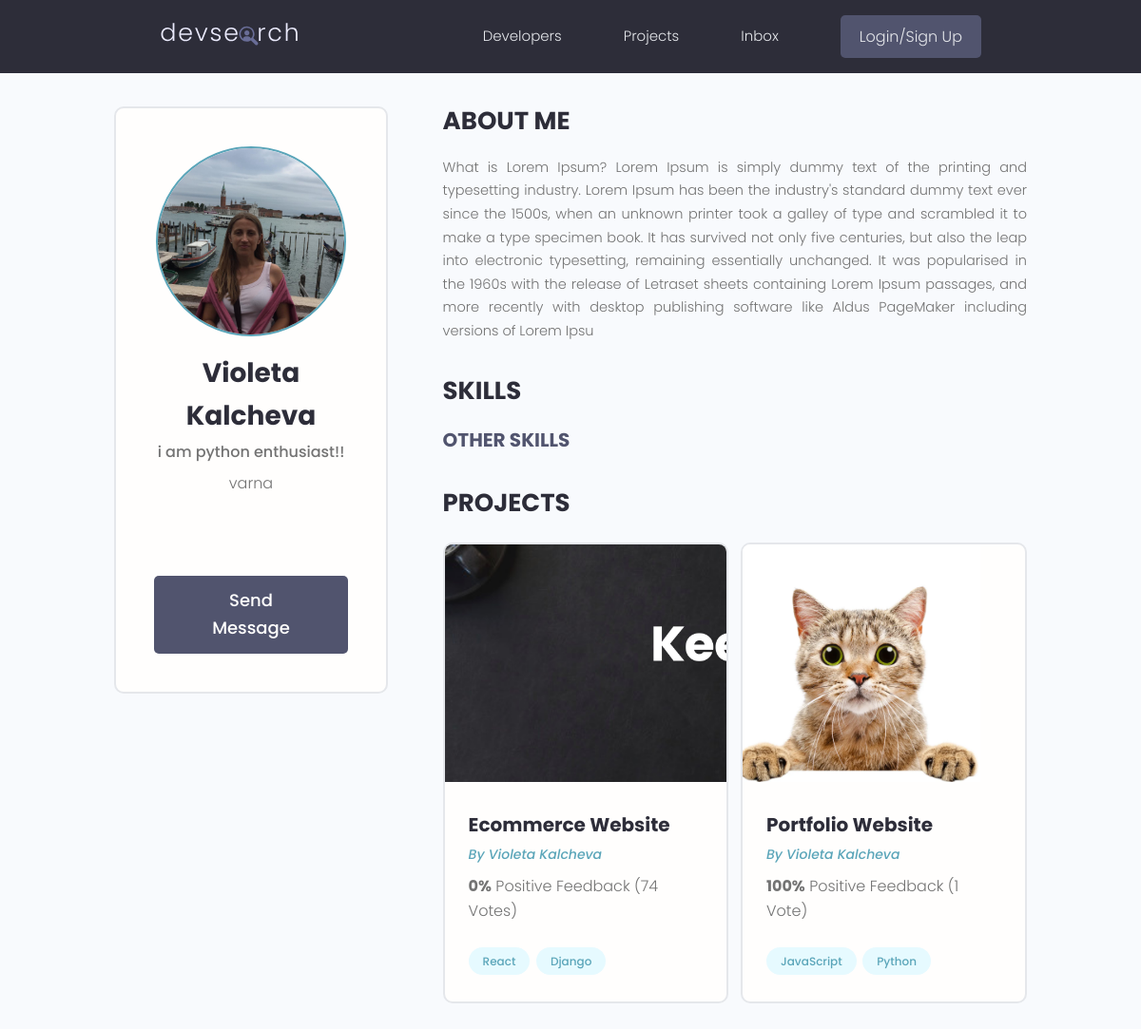
The app's page /users/profile/32804547-6868-4422-9954-4cf25e5f5c84 with its own data.
### users/models.py (models this page shows, shortened)
class Profile(models.Model):
    user = models.OneToOneField(User, on_delete=models.CASCADE)
    name = models.CharField(max_length=200,null=True, blank=True)
    username = models.CharField(max_length=200,null=True, blank=True)
    location = models.CharField(max_length=200, null=True, blank=True)
    short_intro = models.CharField(max_length=200, blank=True, null=True)
    bio = models.TextField(blank=True, null=True)
    profile_image = models.ImageField(null=True, blank=True, upload_to='profiles/', default='profiles/default.jpg')
    email = models.EmailField(max_length=500, null=True, blank=True)
    social_github = models.CharField(max_length=200, blank=True, null=True)
    social_twitter = models.CharField(max_length=200, blank=True, null=True)
    social_linkedin = models.CharField(max_length=200, blank=True, null=True)
    social_youtube = models.CharField(max_length=200, blank=True, null=True)
    social_website = models.CharField(max_length=200, blank=True, null=True)
    created = models.DateTimeField(auto_now_add=True)
    id = models.UUIDField(default=uuid.uuid4, unique=True, primary_key=True, editable=False)

### projects/models.py (models this page shows, shortened)
class Project(models.Model):
    owner = models.ForeignKey(Profile, null=True, blank=True, on_delete=models.CASCADE)
    title = models.CharField(max_length=200)
    description = models.TextField(null=True, blank=True)
    featured_image = models.ImageField(null=True, blank=True, default='blank.png')
    demo_link = models.CharField(max_length=2000, null=True, blank=True)
    source_link = models.CharField(max_length=2000, null=True, blank=True)
    tags = models.ManyToManyField('Tag', blank=True)
    vote_total = models.IntegerField(default=0, null=True, blank=True)
    vote_ratio = models.IntegerField(default=0, null=True, blank=True)
    created = models.DateTimeField(auto_now_add=True)
    id = models.UUIDField(default=uuid.uuid4, unique=True, primary_key=True, editable=False)

class Tag(models.Model):
    name = models.CharField(max_length=200)
    created = models.DateTimeField(auto_now_add=True)
    id = models.UUIDField(default=uuid.uuid4, unique=True, primary_key=True, editable=False)
    def __str__(self):
        return self.name

### users/views.py (the view)
# urls.py: path("profile/<str:pk>", views.user_profile, name="user-profile"),
def user_profile(request, pk):
    profile = Profile.objects.get(id=pk)
    top_skills = profile.skill_set.exclude(description__exact="")
    other_skills = profile.skill_set.filter(description="")
    context = {
        'profile': profile,
        'top_skills': top_skills,
        'other_skills': other_skills
    }
    return render(request, 'users/user_profile.html', context)

### users/templates/users/user_profile.html (shortened to what this page needs)
{% extends 'main.html' %}
{% block content %}
    <main class="profile my-md">
        <div class="container">
            <div class="layout">
                <div class="column column--1of3">
                    <div class="card text-center">
                        <div class="card__body dev">
                            <img class="avatar avatar--xl" src="{{ profile.profile_image.url }}"/>
                            <h2 class="dev__name">{{ profile.name }}</h2>
                            <p class="dev__title">{{ profile.short_intro }}</p>
                            <p class="dev__location">{{ profile.location }}</p>
                            <ul class="dev__social">
                            </ul>
                            <a href="#" class="btn btn--sub btn--lg">Send Message </a>
                        </div>
                    </div>
                </div>
                <div class="column column--2of3">
                    <div class="devInfo">
                        <h3 class="devInfo__title">About Me</h3>
                        <p class="devInfo__about">
                            {{ profile.bio }}
                        </p>
                    </div>
                    <div class="devInfo">
                        <h3 class="devInfo__title">Skills</h3>
                        <div class="devInfo__skills">
                            <h3 class="devInfo__subtitle">Other Skills</h3>
                        </div>
                    </div>
                    <div class="devInfo">
                        <h3 class="devInfo__title">Projects</h3>
                        <div class="grid grid--two">
                            {% for project in profile.project_set.all %}
                                <div class="column">
                                    <div class="card project">
                                        <a href="{% url 'project' project.id %}" class="project">
                                            <img class="project__thumbnail" src="{{ project.featured_image.url }}"
                                                 alt="project thumbnail"/>
                                            <div class="card__body">
                                                <h3 class="project__title">{{ project.title }}</h3>
                                                <p><a class="project__author"
                                                      href="{% url 'user-profile' project.owner_id %}">By {{ project.owner.name }}</a>
                                                </p>
                                                <p class="project--rating">
                                                    <span style="font-weight: bold;">{{ project.vote_ratio }}%</span>
                                                    Positive
                                                    Feedback ({{ project.vote_total }}
                                                    Vote{{ project.vote_total|pluralize:"s" }})
                                                </p>
                                                <div class="project__tags">
                                                    {% for tag in project.tags.all %}
                                                        <span class="tag tag--pill tag--main">
                          <small>{{ tag }}</small>
                        </span>
                                                    {% endfor %}
                                                </div>
                                            </div>
                                        </a>
                                    </div>
                                </div>
                            {% endfor %}
                        </div>
                    </div>
                </div>
            </div>
        </div>
    </main>
{% endblock %}

### static/styles/app.css (style rules this page uses)
:root { --color-sub: #2d2d39; }
.btn--sub { background-color: var(--color-sub-light); }
.card { border: 2px solid var(--color-light); }
img { width: 100%; }
.profile .card > .dev { padding: 4rem; }
.dev__name { color: var(--color-sub); font-size: 2.8rem; font-weight: 700; margin-top: 1rem; margin-bottom: 0.5rem; }
.dev__title { font-size: 1.6rem; font-weight: 500; line-height: 1.3; }
.dev__location { margin-top: 1rem; }
.dev__social { margin: 3rem 0; list-style: none; display: flex; justify-content: center; gap: 1.5rem; }
.devInfo { margin-bottom: 3rem; }
.devInfo__title, .devInfo__subtitle { font-size: 2.6rem; color: var(--color-sub); text-transform: uppercase; font-weight: 700; margin-bottom: 1.5rem; }
.devInfo__subtitle { font-size: 2rem; color: var(--color-sub-light); }
.devInfo__about, .devSkill__info { font-size: 1.45rem; line-height: 1.7; text-align: justify; }
.project__author { font-size: 1.4rem; font-style: italic; }
.project--rating { margin-bottom: 1.6em; margin-top: .5em; }
.project__thumbnail { height: 25rem; object-fit: cover; object-position: top center; }
.project__title { font-size: 2rem; font-weight: 700; color: var(--color-sub); }

### static/uikit/styles/modules/_variables.css (style rules this page uses)
:root { --color-main: #5aa5b9; --color-main-light: #e6faff; --color-sub: #3f4156; --color-sub-light: #51546e; --color-sub-lighter: #ededfd; --color-text: #737373; --color-gray: #8b8b8b; --color-light: #e5e7eb; --color-light-gray: #767676; --color-bg: #f8fafd; --color-white: #fffefd; --color-white-light: #f3f3f3; --color-success: #359e64; --color-success-bg: #def8e8; --color-error: #fc4b0b; --color-error-bg: #fff2ee; --font-base: 'Poppins', arial, helvetica, 'Segoe UI', roboto, ubuntu, sans-serif; --font-monospace: 'Fira Code', 'Courier New', courier, monospace; --font-regular: 300; --font-medium: 500; --font-bold: 700; --generic-shadow: 1px 1px 5px #00000010; --generic-transition: all 0.3s ease-in-out; }

### static/uikit/styles/modules/_base.css (style rules this page uses)
* { margin: 0; padding: 0; box-sizing: border-box; text-rendering: optimizeLegibility; color: inherit; font-size: inherit; }
html { font-size: 50%; }
@media only screen and (min-width: 480px) { html { font-size: 56.25%; } }
@media only screen and (min-width: 1200px) { html { font-size: 62.5%; } }
body { line-height: 1.6; font-weight: 400; font-size: 1.5rem; color: var(--color-text); background-color: var(--color-bg); min-height: 100vh; }

### static/uikit/styles/modules/_typography.css (style rules this page uses)
* { font-family: var(--font-base); }
h2 { font-size: 3.6rem; font-weight: var(--font-bold); }
h3 { font-size: 3.2rem; font-weight: var(--font-medium); }
p, span, strong { font-size: 1.6rem; color: var(--color-text); font-weight: var(--font-regular); }
a { padding-bottom: 2px; text-decoration: none; display: inline-block; color: var(--color-main); font-weight: var(--font-medium); }

### static/uikit/styles/modules/_utilities.css (style rules this page uses)
.container { width: 92%; max-width: 165rem; margin: 0 auto; box-sizing: border-box; }
@media screen and (min-width: 1000px) { .container { width: 90%; } }
@media screen and (min-width: 1200px) { .container { width: 80%; } }
.text-center { text-align: center; }
.my-md { margin: 3rem auto; }

### static/uikit/styles/modules/_avatar.css (style rules this page uses)
.avatar { border-radius: 50%; border: 2px solid var(--color-main); object-fit: cover; }
.avatar--xl { height: 20rem; width: 20rem; }

### static/uikit/styles/modules/_button.css (style rules this page uses)
.btn { display: inline-block; position: relative; cursor: pointer; background-color: var(--color-light); font-weight: var(--font-medium); color: var(--color-sub); text-decoration: none; padding: 1rem 2rem; border-radius: 0.5rem; border: none; width: -webkit-fit-content; width: -moz-fit-content; width: fit-content; height: -webkit-fit-content; height: -moz-fit-content; height: fit-content; font-size: 1.6rem; outline-width: 0; outline-color: transparent; -webkit-backface-visibility: hidden; backface-visibility: hidden; transition: all 0.3s ease-in-out; }
.btn--sub { background-color: var(--color-sub); color: var(--color-white); }
.btn--lg { font-size: 1.8rem; padding: 1.2rem 4.5rem; }

### static/uikit/styles/modules/_card.css (style rules this page uses)
.card { border-radius: 1rem; background-color: var(--color-white); border: 1.5px solid var(--color-light); width: auto; height: auto; margin-top: 0.5rem; margin-bottom: 0.5rem; overflow: hidden; }
.card__body, .card__header { padding: 2rem 2.5rem; }

### static/uikit/styles/modules/_layout.css (style rules this page uses)
.layout { display: flex; flex-flow: row wrap; justify-content: space-between; }
.layout > .column { margin-bottom: 3rem; }
.layout > .column.column--1of3 { flex-basis: 30%; }
.layout > .column.column--2of3 { flex-basis: 64%; }

### records on screen
Profile: profile_image (picture), name "Violeta Kalcheva", short_intro "i am python enthusiast!!", location "varna", bio "What is Lorem Ipsum? Lorem Ipsum is simply dummy text of the printing and typesetting industry. Lorem Ipsum has been the industry's standard dummy text ever since the 1500s, when an unknown printer took a galley of type and scrambled it to make a type specimen book. It has survived not only five centuries, but also the leap into electronic typesetting, remaining essentially unchanged. It was popularised in the 1960s with the release of Letraset sheets containing Lorem Ipsum passages, and more recently with desktop publishing software like Aldus PageMaker including versions of Lorem Ipsu"
Project: featured_image (picture), title "Ecommerce Website", owner.name "Violeta Kalcheva", vote_ratio "0", vote_total "74"
Tag: name "React"
Tag: name "Django"
Project: featured_image (picture), title "Portfolio Website", owner.name "Violeta Kalcheva", vote_ratio "100", vote_total "1"
Tag: name "JavaScript"
Tag: name "Python"
